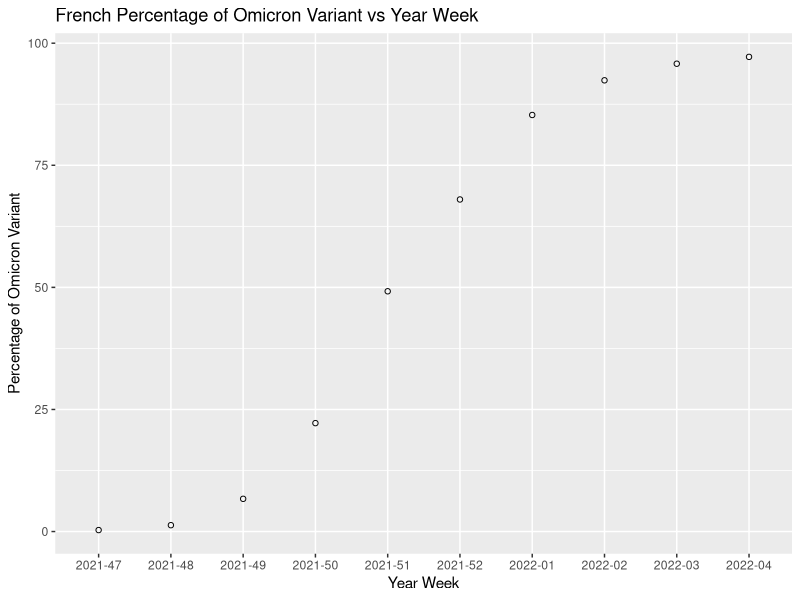
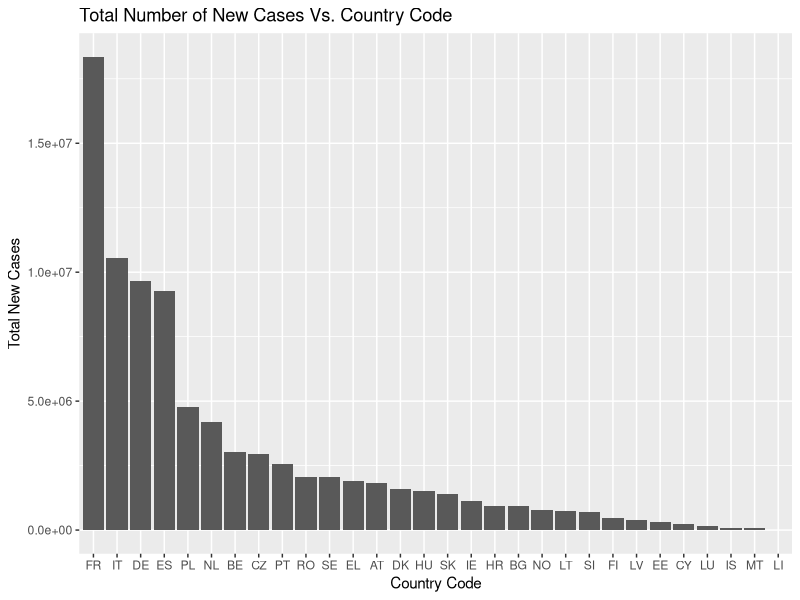

The R source for these figures, in order:
library(tidyverse)

# initial data set
coviddata <- read.csv("./data/europedata.csv")

# filtered csv file down to omicron (B.1.1.529) and source to GISAID
omicrondata <- coviddata %>%
  filter(variant == "B.1.1.529", source == "GISAID")

# filtered csv file down to delta (B.1.617.2) and source to GISAID
deltadata <- coviddata %>%
  filter(variant == "B.1.617.2", source == "GISAID")

# Distribution of Variables

# Analysis of data omicron/delta (max and min)

omicron_analysis <- omicrondata %>%
  summarise(max_omicron_detected = max(number_detections_variant), 
            min_omicron_detected = min(number_detections_variant),
            range_omicron_detected = max_omicron_detected - min_omicron_detected,
            standard_deviation = sd(number_detections_variant),
            avg_detections_omicron = mean(number_detections_variant))

delta_analysis <- deltadata %>%
  summarise(max_delta_detected = max(number_detections_variant), 
            min_delta_detected = min(number_detections_variant),
            range_delta_detected = max_delta_detected - min_delta_detected, 
            standard_deviation = sd(number_detections_variant), 
            avg_detections_delta = mean(number_detections_variant))



# Relationships between variables
# Total new cases table and graph 
total_cases <- omicrondata %>%
  group_by(country_code) %>%
  summarize(totalcases = sum(new_cases)) %>%
  arrange(desc(totalcases))

# Total new cases plot
total_cases_plot <- ggplot(total_cases, aes(x = reorder(country_code, - totalcases), y=totalcases)) +
  geom_bar(stat="identity") +
  labs(y = "Total New Cases", x = "Country Code", title = "Total Number of New Cases Vs. Country Code")

# French omicron data
FR_omicron_cases <- omicrondata %>%
  filter(country_code == "FR") %>%
  tail(10)

# French Omicron plot
FR_omicron_cases_plot <- ggplot(data = FR_omicron_cases, aes(x = year_week, y = percent_variant)) +
  geom_point(shape = 1) +
  labs(x = "Year Week", y = "Percentage of Omicron Variant", 
       title = "French Percentage of Omicron Variant vs Year Week")